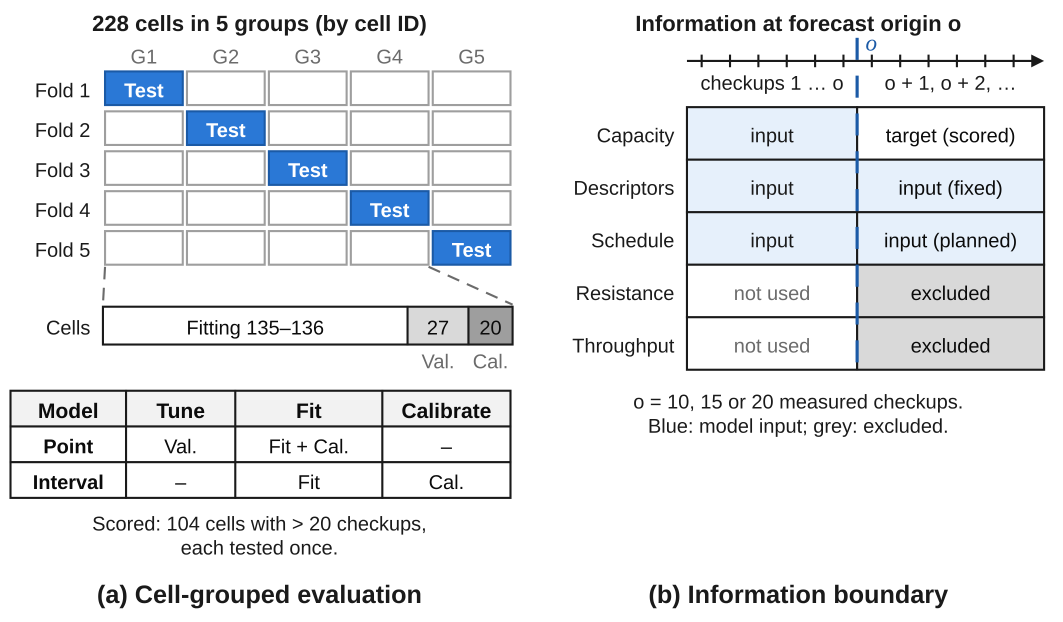
#> input picture paper_figures/png_600dpi/fig_forecast_protocol.png, 4252 x 2487 px (shown at 1/4 size); its folder holds 4 pictures in this run
$ python contact_sheet.py
#> lines starting #> are read from the running program, lines starting #| are printed output that depends on the picture
"""Contact sheet of all seven figures (rendered from the 600-dpi PNGs)."""
from PIL import Image, ImageDraw, ImageFont
from pathlib import Path
R = Path(__file__).resolve().parents[2]
names = ["fig_forecast_protocol", "fig_residual_method", "fig_primary_accuracy", "fig_forecast_horizon",
         "fig_external_transfer", "fig_interval_decisions", "fig_appendix_leakage_timeline"]
labels = ["Fig. 1", "Fig. 2", "Fig. 3", "Fig. 4", "Fig. 5", "Fig. 6", "Fig. A.1"]
W = 1400; tiles = []
font = ImageFont.truetype("/usr/share/fonts/truetype/liberation/LiberationSans-Bold.ttf", 34)
for n, l in zip(names, labels):
    im = Image.open(R / "png_600dpi" / f"{n}.png").convert("RGB"); im.thumbnail((W, 4000))
#> further down, im is the input picture: PIL image 4252x2487 RGB; mean R, G, B 232.4, 234.6, 237.2
#> after `im.thumbnail((W, 4000))`:
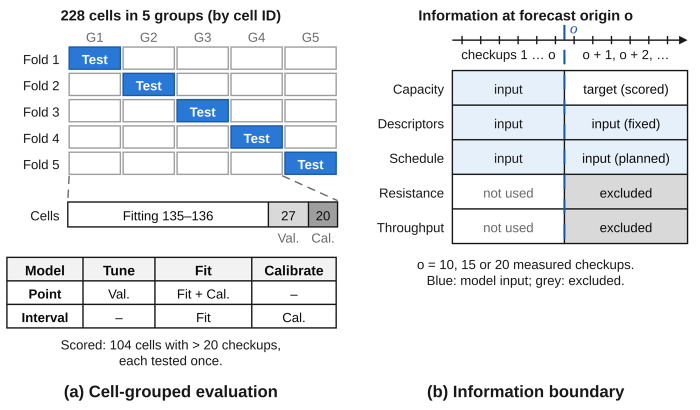
#> im: PIL image 1400x819 RGB (shown at 1/2 size); mean R, G, B 232.2, 234.4, 237
    t = Image.new("RGB", (W + 40, im.height + 90), "white"); d = ImageDraw.Draw(t)
#> after `t = Image.new('RGB', (W + 40, im.height + 90), 'white')`: t: PIL image 1440x909 RGB; every value is 255
    d.text((20, 18), f"{l}  {n}.pdf", fill="#0b0b0b", font=font); t.paste(im, (20, 70)); d.rectangle([10, 60, W + 30, im.height + 80], outline="#c3c2b7", width=3)
#> after `t.paste(im, (20, 70))`:
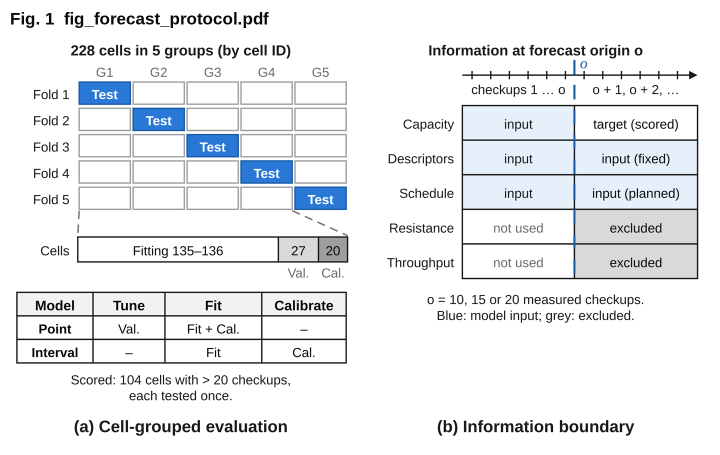
#> t: PIL image 1440x909 RGB (shown at 1/2 size); mean R, G, B 234.2, 236.1, 238.4
#> (the run stopped early here; a loop or call above may not have finished)
